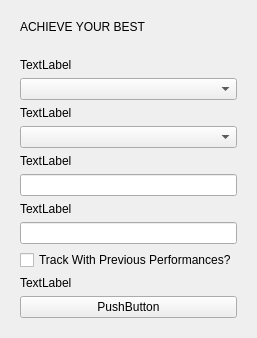
       <widget class="QWidget" name="CreateGoalPage">
        <layout class="QVBoxLayout" name="verticalLayout_15">
         <item>
          <widget class="QWidget" name="CreateGoalTopWidget" native="true">
           <property name="maximumSize">
            <size>
             <width>16777215</width>
             <height>50</height>
            </size>
           </property>
           <layout class="QHBoxLayout" name="horizontalLayout_10">
            <item>
             <widget class="QLabel" name="CreateGoalTopLabel">
              <property name="text">
               <string>ACHIEVE YOUR BEST</string>
              </property>
             </widget>
            </item>
           </layout>
          </widget>
         </item>
         <item>
          <widget class="QWidget" name="CreateGoalBottomWidget" native="true">
           <layout class="QGridLayout" name="gridLayout_11">
            <item row="0" column="0">
             <widget class="QLabel" name="CreateGoalsActivityLabel">
              <property name="text">
               <string>TextLabel</string>
              </property>
             </widget>
            </item>
            <item row="1" column="0">
             <widget class="QComboBox" name="CreateGoalActivityBox"/>
            </item>
            <item row="2" column="0">
             <widget class="QLabel" name="CreateGoalsTypeLabel">
              <property name="text">
               <string>TextLabel</string>
              </property>
             </widget>
            </item>
            <item row="3" column="0">
             <widget class="QComboBox" name="CreateGoalsTypeBox"/>
            </item>
            <item row="4" column="0">
             <widget class="QLabel" name="CreateGoalTargetLabel">
              <property name="text">
               <string>TextLabel</string>
              </property>
             </widget>
            </item>
            <item row="5" column="0">
             <widget class="QLineEdit" name="CreateGoalTargetLE"/>
            </item>
            <item row="6" column="0">
             <widget class="QLabel" name="GoalDeadlineLabel">
              <property name="text">
               <string>TextLabel</string>
              </property>
             </widget>
            </item>
            <item row="7" column="0">
             <widget class="QLineEdit" name="GoalDeadlineLE"/>
            </item>
            <item row="8" column="0">
             <widget class="QCheckBox" name="CreateGoalCheckbox">
              <property name="text">
               <string>Track With Previous Performances?</string>
              </property>
             </widget>
            </item>
            <item row="9" column="0">
             <widget class="QLabel" name="CreateGoalPlaceholderText">
              <property name="text">
               <string>TextLabel</string>
              </property>
             </widget>
            </item>
            <item row="10" column="0">
             <widget class="QPushButton" name="SaveGoalButton">
              <property name="text">
               <string>PushButton</string>
              </property>
             </widget>
            </item>
           </layout>
          </widget>
         </item>
        </layout>
       </widget>
